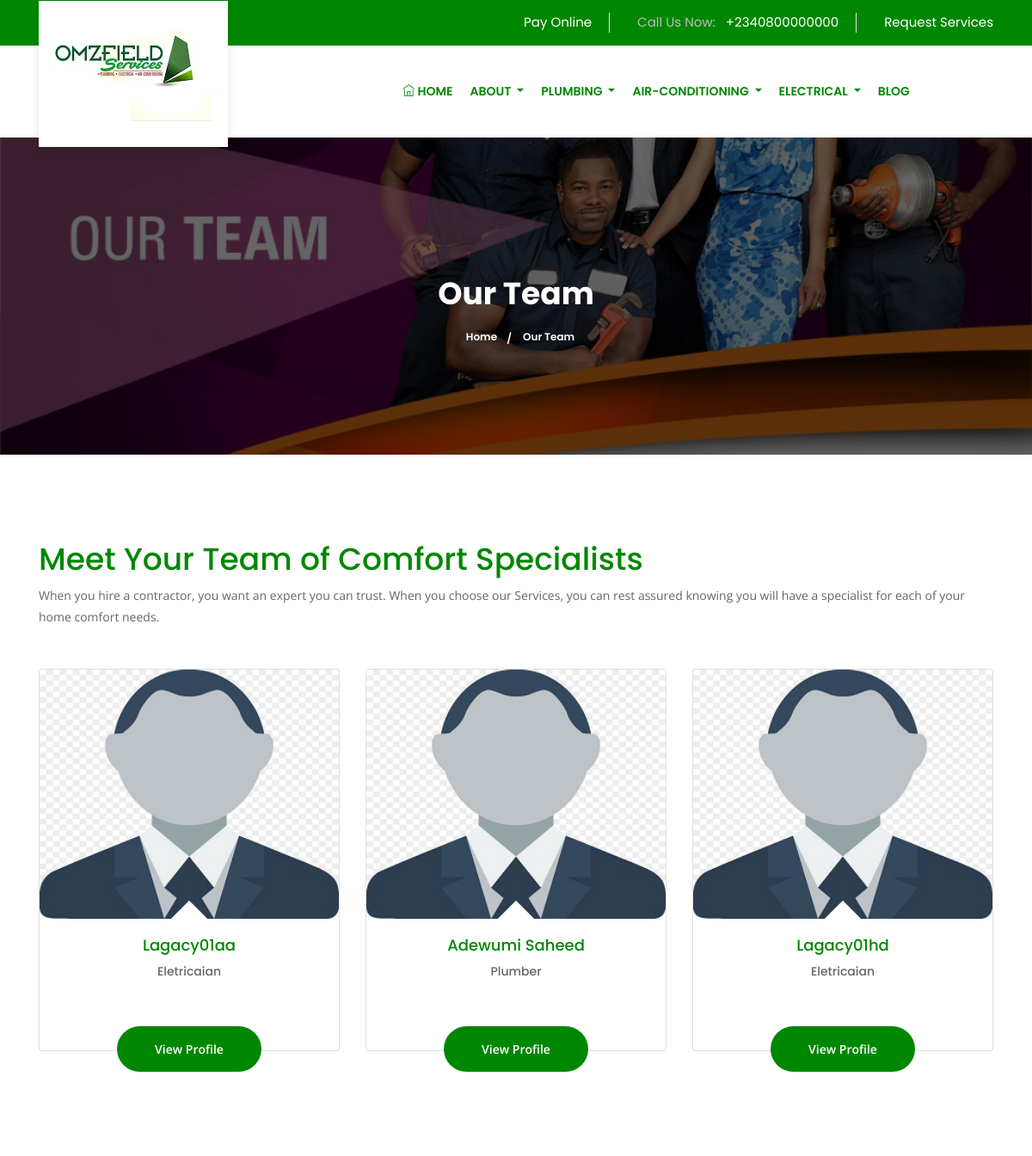
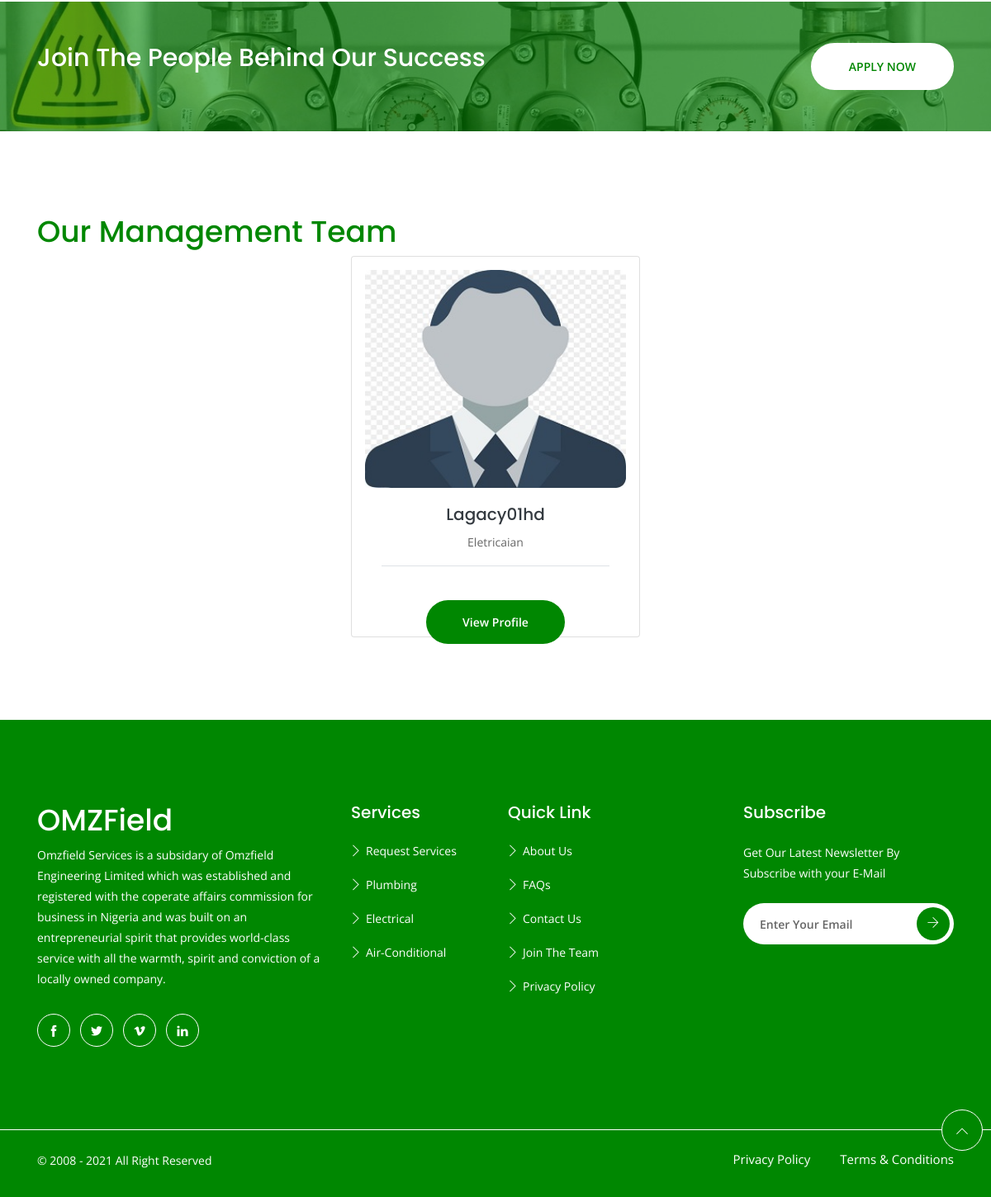
The app's page /index.php/page/team with its own data (2 pictures, top to bottom).
### tables this page shows
CREATE TABLE `web_info` (
  `id` int(11) NOT NULL,
  `web_name` text NOT NULL,
  `web_email` text NOT NULL,
  `phone1` text NOT NULL,
  `phone2` text NOT NULL,
  `tech_mail` text NOT NULL,
  `address` text NOT NULL,
  `facebook` text NOT NULL,
  `linkedin` text NOT NULL,
  `twitter` text NOT NULL,
  `pin_instrest` text NOT NULL,
  `about` text NOT NULL,
  `mission` text NOT NULL,
  `theme` int(11) NOT NULL DEFAULT '0',
  `ideology` text NOT NULL,
  `vision` text NOT NULL,
  `date` text NOT NULL
);

CREATE TABLE `member` (
  `id` int(11) NOT NULL,
  `name` text NOT NULL,
  `post` text NOT NULL,
  `profile` text,
  `level` text NOT NULL,
  `profile_image` varchar(200) NOT NULL,
  `date` datetime NOT NULL DEFAULT CURRENT_TIMESTAMP
);

### application/controllers/Page.php (called while the page is built, shortened)
<?php
class Page extends CI_Controller {
  public function team()
  {
    $data['title'] = 'Our Team';
    $data['info'] = $this->Page_model->home_info();
    $data['staffs'] = $this->Page_model->staff_info();
    $data['boards'] = $this->Page_model->board_info();
    $this->load->view('template/header', $data);
    $this->load->view('pages/team', $data);
    $this->load->view('template/footer', $data);
  }
}

### index.php (called while the page is built, shortened)
<?php
require_once BASEPATH.'core/CodeIgniter.php';

### application/models/Page_model.php (called while the page is built, shortened)
<?php
class Page_model extends CI_Model {
  public function home_info()
  {
  	$query = $this->db->get('web_info');
    return $query->row_array();
  }
  public function staff_info()
  {
    $query = $this->db->query("SELECT * FROM member where  level = 'staff'");
    return $query->result_array();
  }
  public function board_info()
  {
    $query = $this->db->query("SELECT * FROM member where  level = 'board'");
    return $query->result_array();
  }
}

### application/views/pages/team.php (the view, shortened to what this page needs)
<section class="page-title overlay" style="background-image: url(<?php echo base_url();?>assets/images/banner/team.jpg);">
    <div class="container">
        <div class="row">
            <div class="col-lg-12 text-center">
                <h2 class="text-white font-weight-bold">Our Team</h2>
                <ol class="breadcrumb">
                    <li>
                        <a href="index-2.html">Home</a>
                    </li>
                    <li>Our Team</li>
                </ol>
            </div>
        </div>
    </div>
</section>
<?php if ($staffs==true) {?>
<section class="section">
    <div class="container">
        <div class="row justify-content-center">
            <div class="col-lg-12">
                <h2 class="mb-2">Meet Your Team of Comfort Specialists</h2>
                <p class="mb-5">When you hire a contractor, you want an expert you can trust. When you choose our Services, you can rest assured knowing you will have a specialist for each of your home comfort needs.</p>
            </div>
            <?php foreach ($staffs as $staff): ?>
            <div class="col-lg-4 col-sm-6 mb-4">
                <div class="card text-center">
                    <a href="<?php echo base_url(); ?>page/staff_info/<?php echo $staff['id']; ?>">
                        <img class="card-img-top" src="<?php echo base_url(); ?>/assets/images/team/<?php echo $staff['profile_image']; ?>" alt="team-member">
                    </a>
                    <div class="card-body card-body-2 pb-0 px-4">
                        <h5 class="card-title"><?php echo $staff['name']; ?></h5>
                        <h6 class="text-color mb-30"><?php echo $staff['post']; ?></h6>
                        <a href="<?php echo base_url(); ?>page/staff_info/<?php echo $staff['id']; ?>" class="btn btn-secondary translateY-25">View Profile</a>
                    </div>
                </div>
            </div>
            <?php endforeach; ?>
        </div>
    </div>
</section>
<?php } ?>
<section class="cta overlay-primary py-50" style="background-image: url(images/background/cta.jpg);">
    <div class="container">
        <div class="row">
            <div class="col-lg-9 text-center text-lg-left mb-4 mb-lg-0">
                <h3 class="text-white">Join The People Behind Our Success</h3>
            </div>
            <div class="col-lg-3 text-lg-right text-center align-self-center">
                <a href="<?php echo base_url();?>apply" class="btn btn-light">APPLY NOW</a>
            </div>
        </div>
    </div>
</section>
<?php if ($boards==true) {?>
<section class="section">
    <div class="container">
        <div class="row justify-content-center">
            <div class="col-lg-12">
                <h2 class="mb-2">Our Management Team</h2>
            </div>
            <?php foreach ($boards as $board): ?>
            <div class="col-lg-4 col-sm-6 mb-4 mb-lg-0">
                <div class="card text-center p-3">
                    <img class="card-img-top rounded" src="<?php echo base_url(); ?>/assets/images/team/<?php echo $board['profile_image']; ?>" alt="team member image">
                    <div class="card-body pb-0">
                        <a href="" class="card-title h4 font-primary text-dark"><?php echo $board['name']; ?></a>
                        <p class="card-text border-bottom pb-3"><?php echo $board['post']; ?></p>
                        <a href="<?php echo base_url(); ?>page/staff_info/<?php echo $board['id']; ?>" class="btn btn-secondary translateY-25">View Profile</a>
                    </div>
                </div>
            </div>
           <?php endforeach; ?>
        </div>
    </div>
</section>
<?php } ?>

### application/views/template/header.php (shortened to what this page needs)
<!DOCTYPE html>
<html lang="lang_en">
<head>
  <link rel="stylesheet" href="<?php echo base_url();?>assets/plugins/bootstrap/bootstrap.min.css">
  <link rel="stylesheet" href="<?php echo base_url();?>assets/plugins/magnific-popup/magnific-popup.css">
  <link rel="stylesheet" href="<?php echo base_url();?>assets/plugins/slick/slick.css">
  <link rel="stylesheet" href="<?php echo base_url();?>assets/plugins/slick/slick-theme.css">
  <link rel="stylesheet" href="<?php echo base_url();?>assets/plugins/themify-icons/themify-icons.css">
  <link rel="stylesheet" href="<?php echo base_url();?>assets/plugins/animate/animate.css">
  <link rel="stylesheet" href="<?php echo base_url();?>assets/plugins/aos/aos.css">
  <link href="<?php echo base_url();?>assets/css/style.css" rel="stylesheet">
</head>
<body>
<header>
    <div class="top-header">
        <div class="container">
            <div class="row">
                <div class="col-lg-12" >
                    <ul class="list-inline text-lg-right text-center">
                        <li class="list-inline-item" >
                            <a href="<?php echo base_url(); ?>page/payment" style="color: #fff;">
                                Pay Online
                            </a>
                        </li>
                        <li class="list-inline-item">
                            <a href="callto:1234565523">Call Us Now:
                                <span class="ml-2"><?php echo  $info['phone1']; ?></span>
                            </a>
                        </li>
                        <li class="list-inline-item">
                            <a href="<?php echo base_url() ?>service" style="color: #fff;">
                                Request Services
                            </a>
                        </li>
                    </ul>
                </div>
            </div>
        </div>
    </div>
    <div class="navigation">
        <div class="container">
            <nav class="navbar navbar-expand-lg navbar-light bg-light">
                <a class="navbar-brand" href="<?php echo base_url(); ?>">
                    <img src="<?php echo base_url();?>assets/images/logo.jpg" alt="logo">
                </a>
                <div class="collapse navbar-collapse" id="navbarSupportedContent">
                    <ul class="navbar-nav ml-auto">
                        <li class="nav-item active">
                           <a class="nav-link" href="<?php echo base_url(); ?>">
                               <i class="ti-home"></i> Home
                            </a>
                        </li>
                        <li class="nav-item dropdown">
                            <a class="nav-link dropdown-toggle" href="#" role="button" data-toggle="dropdown" aria-haspopup="true"
                                aria-expanded="false">
                                About
                            </a>
                        </li>
                        <li class="nav-item dropdown">
                            <a class="nav-link dropdown-toggle" href="<?php echo base_url(); ?>plumbing"
                                >
                                Plumbing
                            </a>
                        </li>
                        <li class="nav-item dropdown">
                            <a class="nav-link dropdown-toggle" href="<?php echo base_url(); ?>air" role="button" >
                                Air-Conditioning
                            </a>
                        </li>
                        <li class="nav-item dropdown">
                            <a class="nav-link dropdown-toggle" href="<?php echo base_url(); ?>electrical" >
                                Electrical
                            </a>
                        </li>
                           <li class="nav-item ">
                            <a class="nav-link" href="<?php echo base_url(); ?>blog">
                                Blog
                            </a>
                        </li>
                            <li class="nav-item ">
                            <a class="nav-link" href="#" role="button"  aria-haspopup="true"
                                aria-expanded="false">
                            </a>
                        </li>
                    </ul>
                </div>
            </nav>
        </div>
    </div>
</header>

### application/views/template/footer.php (shortened to what this page needs)
<footer class="bg-secondary">
    <div class="py-100 border-bottom" style="border-color: #fff !important">
        <div class="container">
            <div class="row">
                <div class="col-lg-4 col-md-4">
                    <div class="mb-5 mb-md-0 text-center text-md-left">
       <h2 style="color: #fff;">OMZField</h2>
   <p class="text-white mb-30">Omzfield Services is a subsidary of Omzfield Engineering Limited which was established and registered with the coperate affairs commission for business in Nigeria and was built on an entrepreneurial spirit that provides world-class service with all the warmth, spirit and conviction of a locally owned company. </p>
                        <ul class="list-inline">
                            <li class="list-inline-item">
                                <a class="social-icon-outline" href="#">
                                    <i class="ti-facebook"></i>
                                </a>
                            </li>
                            <li class="list-inline-item">
                                <a class="social-icon-outline" href="#">
                                    <i class="ti-twitter-alt"></i>
                                </a>
                            </li>
                            <li class="list-inline-item">
                                <a class="social-icon-outline" href="#">
                                    <i class="ti-vimeo-alt"></i>
                                </a>
                            </li>
                            <li class="list-inline-item">
                                <a class="social-icon-outline" href="#">
                                    <i class="ti-linkedin"></i>
                                </a>
                            </li>
                        </ul>
                    </div>
                </div>
                <div class="col-lg-2 col-md-4 col-6">
                <h4 class="text-white mb-4">Services</h4>
                <ul class="footer-links">
                    <li>
                        <a href="<?php echo base_url(); ?>service">Request Services</a>
                    </li>
                    <li>
                        <a href="<?php echo base_url(); ?>plumbing">Plumbing</a>
                    </li>
                    <li>
                        <a href="<?php echo base_url(); ?>electrical">Electrical</a>
                    </li>
                    <li>
                        <a href="<?php echo base_url(); ?>air">Air-Conditional</a>
                    </li>
                </ul>
                </div>
                <div class="col-lg-2 col-md-4 col-6">
                <h4 class="text-white mb-4">Quick Link</h4>
                <ul class="footer-links">
                    <li>
                        <a href="<?php echo base_url(); ?>about">About Us</a>
                    </li>
                    <li>
                        <a href="<?php echo base_url(); ?>faq">FAQs</a>
                    </li>
                    <li>
                        <a href="<?php echo base_url(); ?>contact_us">Contact Us</a>
                    </li>
                    <li>
                        <a href="<?php echo base_url(); ?>apply">Join The Team</a>
                    </li>
                    <li>
                        <a href="#">Privacy Policy</a>
                    </li>
                </ul>
                </div>
                <div class="col-lg-3 col-md-12 offset-lg-1">
                    <div class="mt-5 mt-lg-0 text-center text-md-left">
                        <h4 class="mb-4 text-white">Subscribe</h4>
                        <p class="text-white mb-4">Get Our Latest Newsletter By Subscribe with your E-Mail </p>
                        <form action="#" class="position-relative">
                            <input type="text" class="form-control subscribe" name="subscribe" id="Subscribe" placeholder="Enter Your Email">
                            <button class="btn-subscribe" type="submit" value="send">
                                <i class="ti-arrow-right"></i>
                            </button>
                        </form>
                    </div>
                </div>
            </div>
        </div>
    </div>
    <div class="pt-4 pb-3 position-relative">
        <div class="container">
            <div class="row">
                <div class="col-lg-6 col-md-5">
                    <p class="text-white text-center text-md-left">
                        <span class="text-primary"></span> &copy;  2008 - <?php echo date('Y'); ?> All Right Reserved</p>
                </div>
                <div class="col-lg-6 col-md-7">
                    <ul class="list-inline text-center text-md-right">
                        <li class="list-inline-item mx-lg-3 my-lg-0 mx-2 my-2">
                            <a class="font-secondary text-white" href="#">Privacy Policy</a>
                        </li>
                        <li class="list-inline-item ml-lg-3 my-lg-0 ml-2 my-2 ml-0">
                            <a class="font-secondary text-white" href="#">Terms &amp; Conditions</a>
                        </li>
                    </ul>
                </div>
            </div>
        </div>
        <button class="back-to-top">
            <i class="ti-angle-up"></i>
        </button>
    </div>
</footer>
</body>
</html>

### records on screen
web_info: phone1 "+2340800000000"
member: profile_image (picture), name "Lagacy01aa", post "Eletricaian"
member: profile_image (picture), name "Adewumi Saheed", post "Plumber"
member: profile_image (picture), name "Lagacy01hd", post "Eletricaian"
member: profile_image (picture), name "Lagacy01hd", post "Eletricaian"
